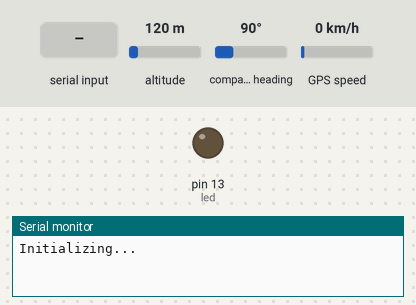
Bench run of a sketch on a simulated Arduino Uno, built with avr-gcc and run on an emulated ATmega328P. Shown: output pins drawn as LEDs (lit = HIGH), the last lines printed to the serial monitor. Inputs (shaded band) come from the test bench; at power-on: altitude 120 m, compass heading 90°, GPS speed 0 km/h. The GPS gets a fix after 3 s at 37.7749, -122.4194 with 8 satellites; the modem accepts every AT command (registered, SIM ready, sends succeed) and sends nothing else.

Above: at 0.1 s.
At 7.5 s:
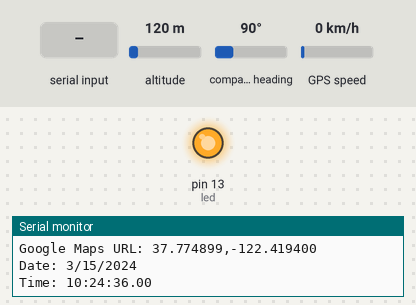
7.6 s: "lokasi\n" received over the second serial link
Timing chart, 0 to 10.6 s (numbered marks = the images above; inputs shaded):
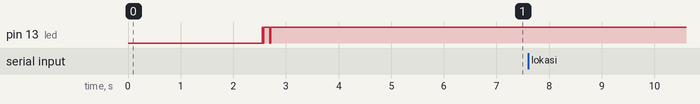

The sketch:

gps_neo6m_sim800.ino
```cpp
#include <TinyGPS++.h>
#include <SoftwareSerial.h>
#include <AltSoftSerial.h>

#define led 13

// Create software serial object to communicate with SIM800L
TinyGPSPlus gps;
SoftwareSerial simSerial(2, 3); // 2 = RX, 9 = TX
AltSoftSerial gpsSerial(8, 9); // 8 = RX, 9 = TX

bool smsTrigger = true;
bool gpsValid = false;
String googleMapsURL ;
unsigned long myTimes = 0;

void setup()
{
  Serial.begin(115200);
  simSerial.begin(9600);
  gpsSerial.begin(9600);
  pinMode(led, OUTPUT);
  Serial.println("Initializing...");
  delay(1000);
  simSerial.println("AT"); // Once the handshake test is successful, it will back to OK
  updateSerial();

  simSerial.println("AT+CMGF=1"); // Configuring TEXT mode
  updateSerial();
  simSerial.println("AT+CNMI=1,2,0,0,0"); // Decides how newly arrived SMS messages should be handled
  updateSerial();
  while (!gpsValid) {
    while (gpsSerial.available() > 0) {
      if (gps.encode(gpsSerial.read())) {
        gpsInfo();
      }
    }
  }
  sendSmsChunks();
}

void loop()
{
  while (gpsSerial.available() > 0) {
    if (gps.encode(gpsSerial.read())) {
      gpsInfo();
    }
  }

  if (millis() > 5000 && gps.charsProcessed() < 10)
  {
    Serial.println("No GPS detected");
    while (true);
  }

  if (millis() - myTimes > 10000UL && gpsValid && smsTrigger) {
    smsTrigger = false;
    sendSms(googleMapsURL);
  }

  updateSerial();
  checkSMS();
  delay(100);
}

void updateSerial()
{
  delay(500);
  //  while (Serial.available())
  //  {
  //    simSerial.write(Serial.read()); // Forward what Serial received to Software Serial Port
  //  }
  while (simSerial.available())
  {
    Serial.write(simSerial.read()); // Forward what Software Serial received to Serial Port
  }
}

void checkSMS()
{
  if (simSerial.available())
  {
    String receivedData = simSerial.readStringUntil('\n');
    if (receivedData.indexOf("lokasi") != -1) // Check if the SMS contains "test"
    {
      sendSmsChunks();
    }
  }
}

void sendSmsChunks()
{
  Serial.println("sendSmsChunks");
  const int maxChunkLength = 153; // Maximum chunk length for SMS
  int startIndex = 0;

  while (startIndex < googleMapsURL.length())
  {
    String chunk = googleMapsURL.substring(startIndex, startIndex + maxChunkLength);
    sendSms(chunk);

    // Increment the start index
    startIndex += maxChunkLength;
  }
}

void sendSms(String message)
{
  simSerial.println("AT+CMGS=\"+6282322631658\"");
  updateSerial();
  delay(1000);
  simSerial.print(message);
  updateSerial();
  simSerial.write(26); // End the message with Ctrl+Z
  updateSerial();
}
```

gps.ino
```cpp
void gpsInfo()
{
  if (gps.location.isValid())
  {
    gpsValid = true;
    float latitude = gps.location.lat();
    float longitude = gps.location.lng();
    float altitude = gps.altitude.meters();

    // Print latitude and longitude to Serial Monitor
    Serial.print("Latitude: ");
    Serial.println(latitude, 6);
    Serial.print("Longitude: ");
    Serial.println(longitude, 6);
    Serial.print("Altitude: ");
    Serial.println(altitude);

    // Create Google Maps URL format
    //        googleMapsURL = "https://www.google.com/maps/search/?api=1&query=";
    googleMapsURL = String(gps.location.lat(), 6);
    googleMapsURL += ",";
    googleMapsURL += String(gps.location.lng(), 6);

    Serial.print("Google Maps URL: ");
    Serial.println(googleMapsURL);

    digitalWrite(led, 1);
  }
  else
  {
    Serial.println("Location: Not Available");
    digitalWrite(led, 1);
    delay(10);
    digitalWrite(led, 0);
    delay(10);
  }


  Serial.print("Date: ");
  if (gps.date.isValid())
  {
    Serial.print(gps.date.month());
    Serial.print("/");
    Serial.print(gps.date.day());
    Serial.print("/");
    Serial.println(gps.date.year());
    digitalWrite(led, 1);
  }
  else
  {
    Serial.println("Not Available");
    digitalWrite(led, 1);
    delay(10);
    digitalWrite(led, 0);
    delay(10);
  }


  Serial.print("Time: ");
  if (gps.time.isValid())
  {
    if (gps.time.hour() < 10) Serial.print(F("0"));
    Serial.print(gps.time.hour());
    Serial.print(":");
    if (gps.time.minute() < 10) Serial.print(F("0"));
    Serial.print(gps.time.minute());
    Serial.print(":");
    if (gps.time.second() < 10) Serial.print(F("0"));
    Serial.print(gps.time.second());
    Serial.print(".");
    if (gps.time.centisecond() < 10) Serial.print(F("0"));
    Serial.println(gps.time.centisecond());
    digitalWrite(led, 1);
  }
  else
  {
    Serial.println("Not Available");
    digitalWrite(led, 1);
    delay(10);
    digitalWrite(led, 0);
    delay(10);
  }

  Serial.println();
  Serial.println();
  delay(100);
}
```
